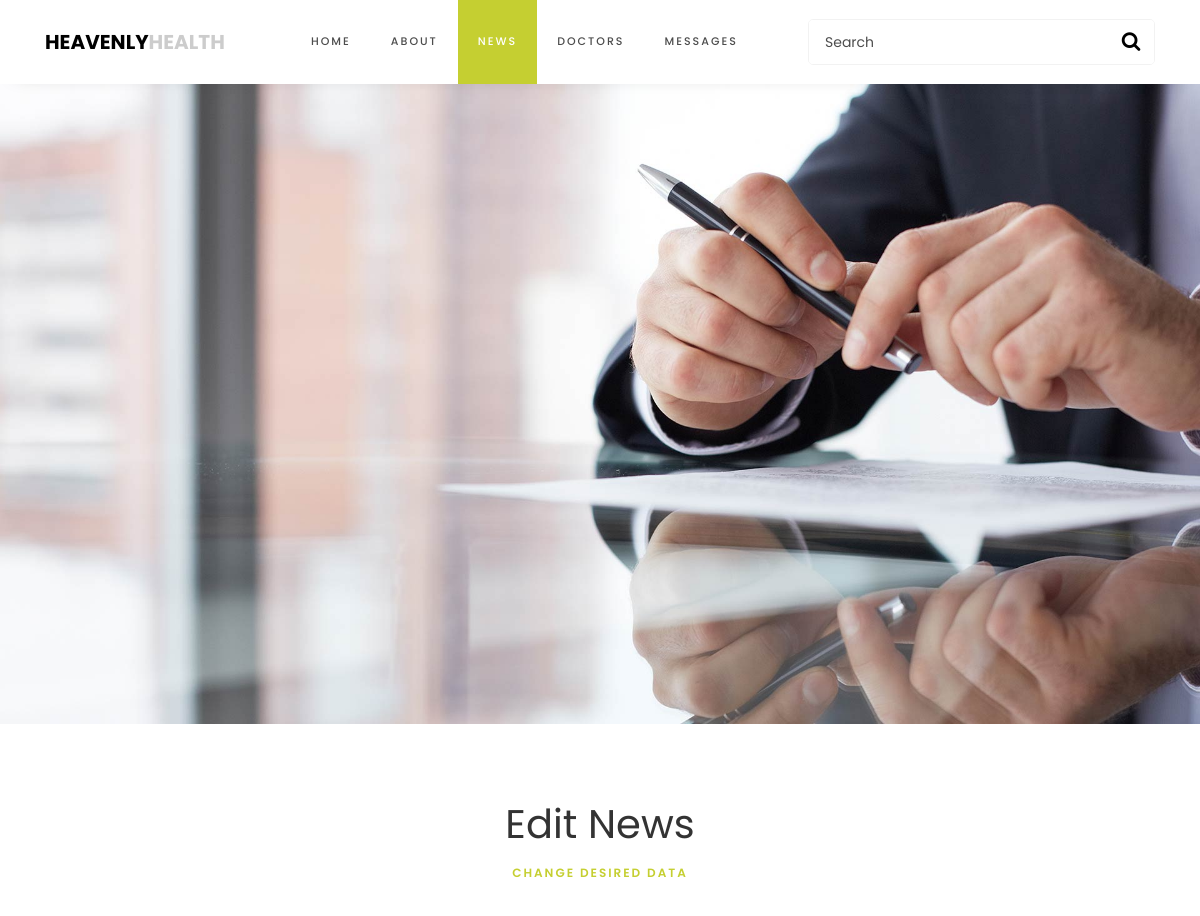
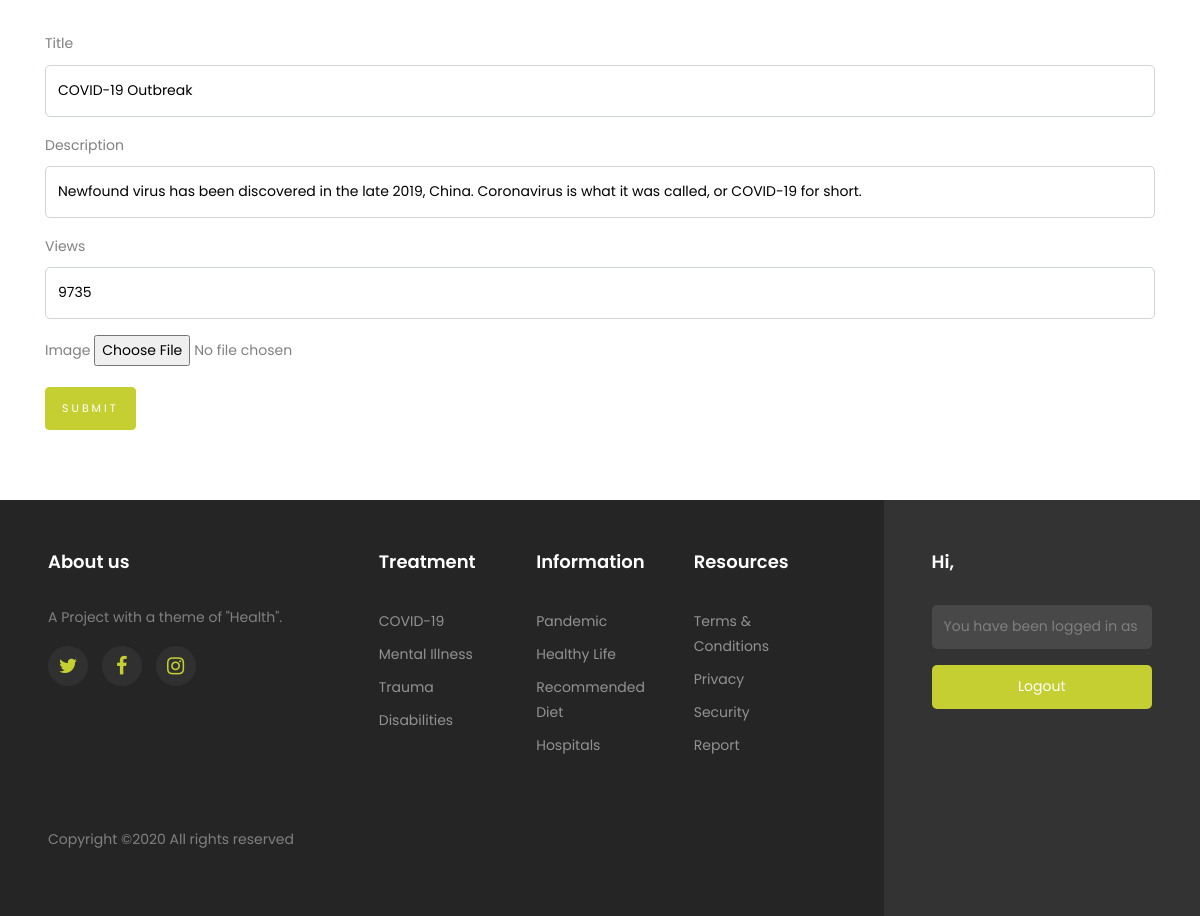
The app's page /index.php/admin/editn/1 with its own data (2 pictures, top to bottom).
### tables this page shows
CREATE TABLE `news` (
  `id` int(11) NOT NULL,
  `title` varchar(25) NOT NULL,
  `date` date NOT NULL,
  `views` int(11) NOT NULL,
  `picture` varchar(50) NOT NULL,
  `description` varchar(150) NOT NULL
);

### application/controllers/Admin.php (called while the page is built, shortened)
<?php
class Admin extends CI_Controller {
    public function __construct()
	{
		$this->load->model('rolemodel');
		$this->load->model('loginmodel');
		$this->load->helper(array('form', 'url'));
	}
	public function editN($id)
	{
		$data['news'] = $this->rolemodel->getOneNews($id);;
		$this->load->view('admin/editn',$data);
	}
}

### index.php (called while the page is built, shortened)
<?php
require_once BASEPATH.'core/CodeIgniter.php';

### application/models/RoleModel.php (called while the page is built, shortened)
<?php
class rolemodel extends CI_Model {
	public function getOneNews($id) {
		$this->db->where('id', $id);
		return $this->db->get('news')->result();
	}
}

### application/views/admin/EditN.php (the view, shortened to what this page needs)
<!DOCTYPE html>
<html>
<head>
	<link rel="stylesheet" href="https://stackpath.bootstrapcdn.com/bootstrap/4.4.1/css/bootstrap.min.css">
	<link rel="stylesheet" href="<?php echo base_url() ?>assets/css/style.css">
	<link rel="stylesheet" href="<?php echo base_url() ?>assets/css/owl.carousel.min.css">
	<link rel="stylesheet" href="<?php echo base_url() ?>assets/css/owl.theme.default.min.css">
  <link rel="stylesheet" href="https://stackpath.bootstrapcdn.com/font-awesome/4.7.0/css/font-awesome.min.css">
</head>
<body>
	<nav class="navbar navbar-expand-lg navbar-dark ftco_navbar bg-dark ftco-navbar-light" id="ftco-navbar">
	    <div class="container">
	    	<a class="navbar-brand" href="<?php echo base_url('index.php/admin') ?>">HEAVENLY<span>HEALTH</span></a>
	    	<form action="#" class="searchform order-sm-start order-lg-last">
          <div class="form-group d-flex">
            <input type="text" class="form-control pl-3" placeholder="Search">
            <button type="submit" placeholder="" class="form-control search"><span class="fa fa-search"></span></button>
          </div>
        </form>
	      <div class="collapse navbar-collapse" id="ftco-nav">
	        <ul class="navbar-nav m-auto">
	        	<li class="nav-item"><a href="<?php echo base_url('index.php/admin') ?>" class="nav-link">Home</a></li>
            <li class="nav-item"><a href="<?php echo base_url('index.php/admin/about') ?>" class="nav-link">About</a></li>
            <li class="nav-item active"><a href="<?php echo base_url('index.php/admin/news') ?>" class="nav-link">News</a></li>
            <li class="nav-item"><a href="<?php echo base_url('index.php/admin/doctors') ?>" class="nav-link">Doctors</a></li>
            <li class="nav-item"><a href="<?php echo base_url('index.php/admin/messages') ?>" class="nav-link">Messages</a></li>
	        </ul>
	      </div>
	    </div>
	 </nav>
	 <img src="<?php echo base_url(); ?>assets/images/bg_6.jpg" class="img-fluid" alt="Responsive image">
	<section class="site-section">
	    <div class="container">
	        <div class="row justify-content-center pb-5 mb-3">
	          <div class="col-md-7 heading-section text-center">
	            <h1> Edit News </h1>
	            <span class="subheading">CHANGE DESIRED DATA</span>
	        </div>
	    </div>
     <?php foreach ($news as $row): ?>
       <form method="POST" action="<?php echo base_url('index.php/admin/editNews/<?= $row->id ?>') ?>" enctype="multipart/form-data">
        <div class="form-group">
          <label>Title</label>
          <input type="text" name="title" class="form-control" id="title" value="<?= $row->title ?>">
        </div>
        <div class="form-group">
          <label>Description</label>
          <input type="text" name="description" class="form-control" id="description" value="<?= $row->description ?>">
        </div>
        <div class="form-group">
          <label>Views</label>
          <input type="text" name="views" class="form-control" id="views" value="<?= $row->views ?>">
        </div>
        <div class="form-group">
          <label>Image</label>
          <input type='file' name="userfile" id="userfile">
        </div>
        <button type="submit" class="btn btn-primary">Submit</button>
      </form>
      <?php endforeach ?>
		</div>
	</section>
    <footer class="footer">
  <div class="container-fluid px-lg-5">
    <div class="row">
      <div class="col-md-9 py-5">
        <div class="row">
          <div class="col-md-4 mb-md-0 mb-4">
            <h2 class="footer-heading">About us</h2>
            <p>A Project with a theme of "Health".</p>
            <ul class="ftco-footer-social p-0">
                  <li><a href="#" data-toggle="tooltip" data-placement="top" title="Twitter"><span class="fa fa-twitter"></span></a></li>
                  <li><a href="#" data-toggle="tooltip" data-placement="top" title="Facebook"><span class="fa fa-facebook"></span></a></li>
                  <li><a href="#" data-toggle="tooltip" data-placement="top" title="Instagram"><span class="fa fa-instagram"></span></a></li>
                </ul>
          </div>
          <div class="col-md-8">
            <div class="row justify-content-center">
              <div class="col-md-12 col-lg-10">
                <div class="row">
                  <div class="col-md-4 mb-md-0 mb-4">
                        <h2 class="footer-heading">Treatment</h2>
                        <ul class="list-unstyled">
                          <li><a href="#" class="py-1 d-block">COVID-19</a></li>
                          <li><a href="#" class="py-1 d-block">Mental Illness</a></li>
                          <li><a href="#" class="py-1 d-block">Trauma</a></li>
                          <li><a href="#" class="py-1 d-block">Disabilities</a></li>
                        </ul>
                      </div>
                      <div class="col-md-4 mb-md-0 mb-4">
                        <h2 class="footer-heading">Information</h2>
                        <ul class="list-unstyled">
                          <li><a href="#" class="py-1 d-block">Pandemic</a></li>
                          <li><a href="#" class="py-1 d-block">Healthy Life</a></li>
                          <li><a href="#" class="py-1 d-block">Recommended Diet</a></li>
                          <li><a href="#" class="py-1 d-block">Hospitals</a></li>
                        </ul>
                      </div>
                      <div class="col-md-4 mb-md-0 mb-4">
                        <h2 class="footer-heading">Resources</h2>
                        <ul class="list-unstyled">
                          <li><a href="#" class="py-1 d-block">Terms & Conditions</a></li>
                          <li><a href="#" class="py-1 d-block">Privacy</a></li>
                          <li><a href="#" class="py-1 d-block">Security</a></li>
                          <li><a href="#" class="py-1 d-block">Report</a></li>
                        </ul>
                      </div>
                    </div>
                  </div>
                </div>
              </div>
            </div>
            <div class="row mt-md-5">
              <div class="col-md-12">
                <p class="copyright"> Copyright &copy;2020 All rights reserved </p>
              </div>
            </div>
          </div>
          <div class="col-md-3 py-md-5 py-4 aside-stretch-right pl-lg-5">
            <h2 class="footer-heading">Hi, <?php echo $this->session->userdata("name"); ?></h2>
            <form method="POST" action="<?php echo base_url('index.php/admin/logout') ?>" class="form-consultation">
              <div class="form-group">
                <input type="text" name="username" class="form-control" placeholder="You have been logged in as Admin" disabled>
              </div>
              <div class="form-group">
                <button type="submit" class="form-control submit px-3">Logout</button>
              </div>
            </form>
          </div>
        </div>
      </div>
    </footer>
</body>
</html>

### records on screen
news: title "COVID-19 Outbreak", description "Newfound virus has been discovered in the late 2019, China. Coronavirus is what it was called, or COVID-19 for short.", views "9735"
